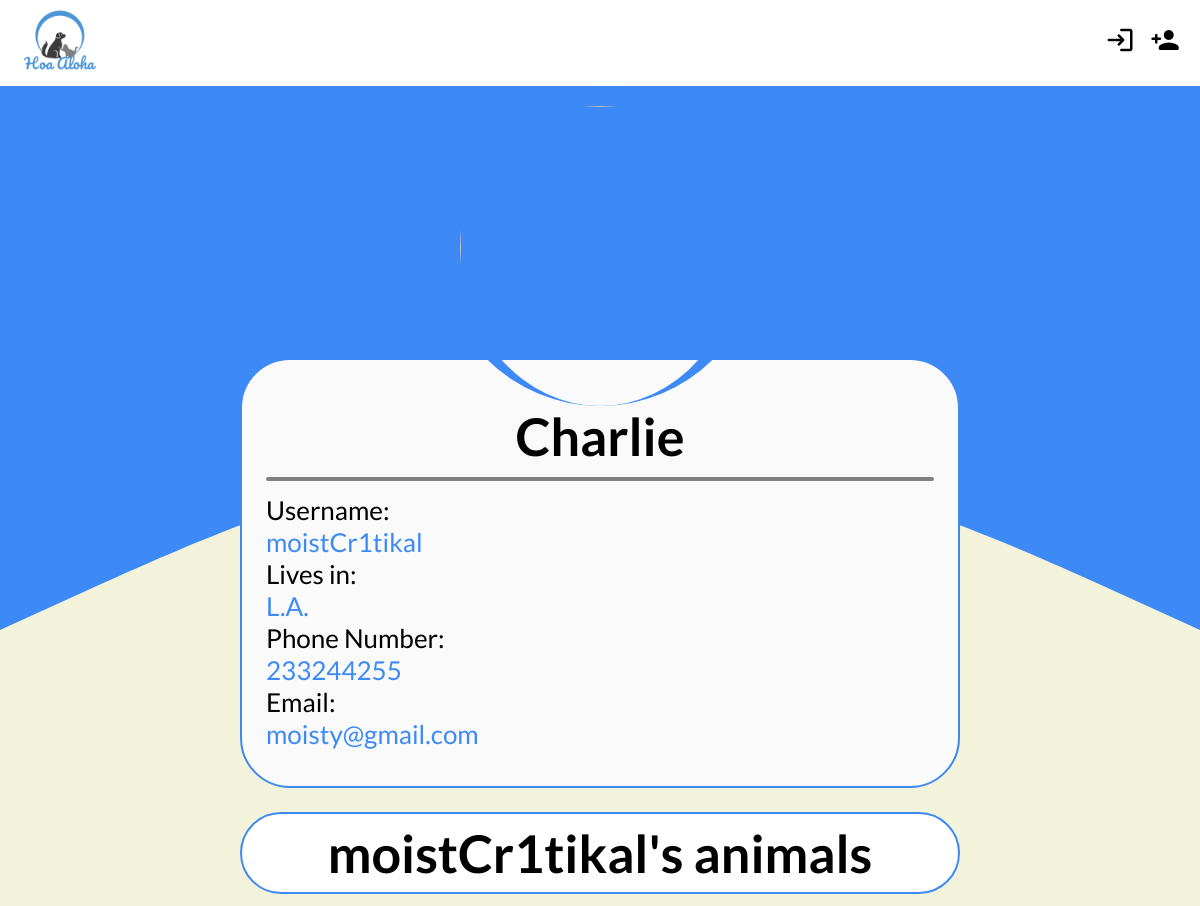
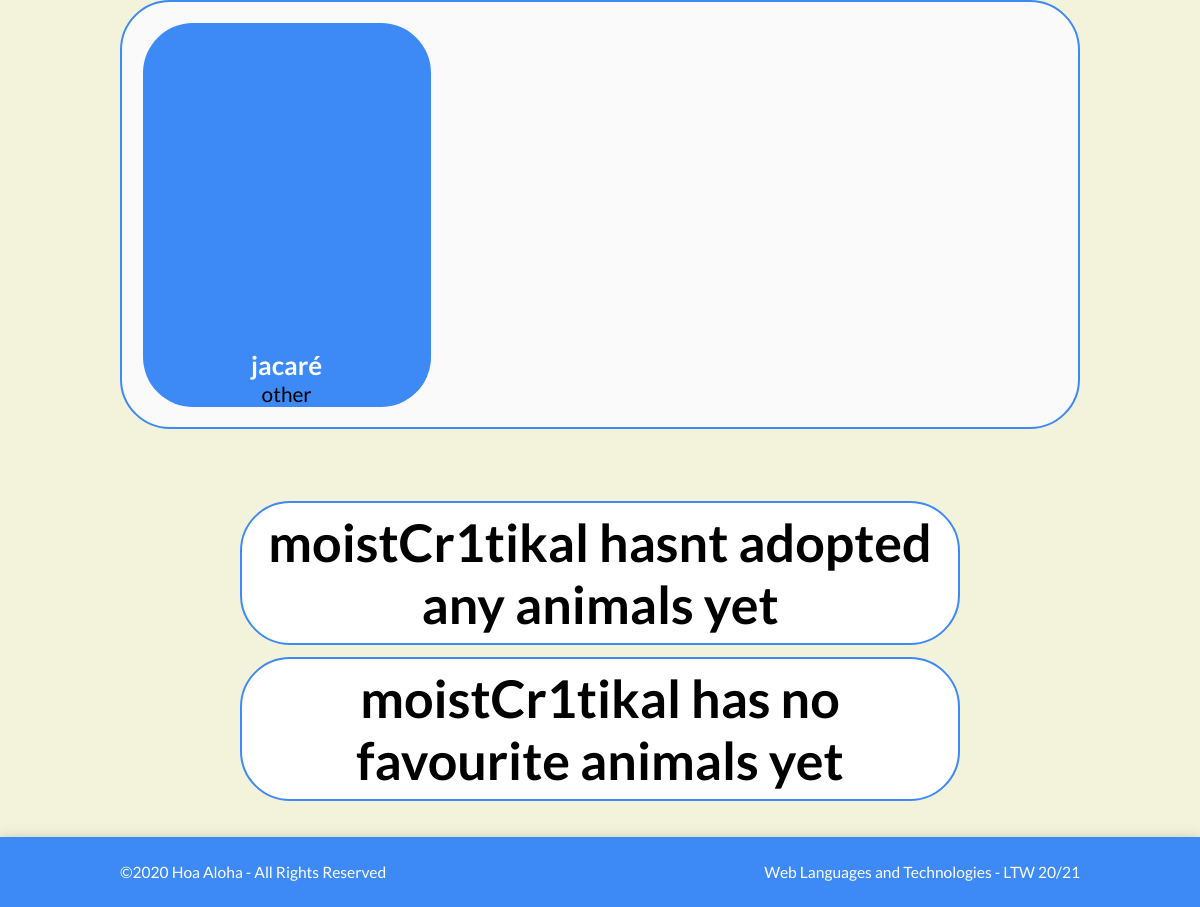
Page /pages/profile.php?username=moistCr1tikal on the committed database (2 pictures, top to bottom).
### tables this page shows
CREATE TABLE UserPhotos(
	idUser         	INTEGER REFERENCES UserEntities(id) ON DELETE CASCADE,
	idPhoto        	INTEGER REFERENCES Photos(id) ON DELETE CASCADE,
	PRIMARY KEY 	(idUser,idPhoto)
);

CREATE TABLE UserEntities (
	id              INTEGER PRIMARY KEY AUTOINCREMENT,
	name            VARCHAR(255) NOT NULL,
    username        VARCHAR(255) UNIQUE,
    password        VARCHAR(255) NOT NULL,
	location     	VARCHAR(255) NOT NULL,
	phoneNumber		INT NOT NULL,
	email           VARCHAR(255) NOT NULL
);

CREATE TABLE Topics(
	id 				INTEGER PRIMARY KEY,
    idUserEntity    INTEGER NOT NULL REFERENCES UserEntities(id) ON DELETE CASCADE,
    idPet           INTEGER NOT NULL UNIQUE REFERENCES Pets(id) ON DELETE CASCADE,
	description     VARCHAR(255) NOT NULL,
	data            DATATIME NOT NULL
);

CREATE TABLE Pets(
	id          INTEGER PRIMARY KEY AUTOINCREMENT,
	name        VARCHAR(255) NOT NULL,
	species   	VARCHAR(255) NOT NULL,
	breed       VARCHAR(255) NOT NULL,
	weight      FLOAT,
	color 	    VARCHAR(255) NOT NULL,
	dimension   VARCHAR(255) NOT NULL,
	gender		VARCHAR(255) NOT NULL,
	age			INTEGER NOT NULL
);

### database/db_user.php (called while the page is built, shortened)
<?php
  function getUser($username){
    $db = Database::instance()->db();
    $stmt = $db->prepare('SELECT * FROM UserEntities INNER JOIN UserPhotos ON UserEntities.id = UserPhotos.idUser WHERE username = ?');
    $stmt->execute(array($username));
    return $stmt->fetch();
  }
?>

### database/db_animal.php (called while the page is built, shortened)
<?php
  function getAnimal($id) {
    $db = Database::instance()->db();
    $stmt = $db->prepare('SELECT * FROM Pets INNER JOIN PetPhotos ON Pets.id = PetPhotos.idPet WHERE id = ?');
    $stmt->execute(array($id));
    return $stmt->fetchAll();
  }
?>

### database/db_topic.php (called while the page is built, shortened)
<?php
  function getTopicsPostedByUser($idUser){
    $db = Database::instance()->db();
    $stmt = $db->prepare('SELECT DISTINCT * FROM Topics WHERE Topics.idUserEntity = ?');
    $stmt->execute(array($idUser));
    return $stmt->fetchAll();
  }
?>

### database/db_proposal.php (called while the page is built, shortened)
<?php
    function isAnimalAdopted($idPet){
        $db = Database::instance()->db();
        $stmt = $db->prepare('SELECT Proposals.* FROM Proposals, Topics WHERE Proposals.idTopic = Topics.id AND Topics.idPet = ?');
        $stmt->execute(array($idPet));
        $results = $stmt->fetchAll();
        foreach($results as &$result){
            $status = $result['status'];
        }
        return false;
    }
?>

### templates/tpl_profile.php (the view, shortened to what this page needs)
<?php function draw_profile($user){
?>
<div class="profile-page-complete">
    <div class="profile-container">
        <div class="user-photo">
            <img src="../database/db_link_image.php?id=<?php echo $user['idPhoto'];?>" width="200" height="200">
        </div>
        <div class="user-card">
            <div class="user-title">
                <div class="user-name"> <h1><?=htmlentities($user['name'])?></h1> </div>
            </div>
            <hr>
            <div class= "user-information">
                <div class="user-username"> <h4>Username:</h4> <?=$user['username'] ?> </div>
                <div class="user-location"> <h4>Lives in:</h4> <?=htmlentities($user['location'])?> </div>
                <div class="user-contacts">
                    <div class="user-phone"> <h4>Phone Number:</h4> <?=htmlentities($user['phoneNumber'])?></div>
                    <div class="user-email"> <h4>Email:</h4> <?=htmlentities($user['email'])?> </div>
                </div>
            </div>
        </div>
    </div>
<?php } ?>
<?php function start_profile_animals_up_for_adoption_div($username, $is_own_profile, $n_topics){
?>
    <?php
        $string = $is_own_profile ?
            ($n_topics > 0 ? 'Your animals up for adoption' : 'You have no animals registered yet. <a href=../pages/add_animal.php>Lets change that!</a>') :
            ($n_topics > 0 ? $username . chr(39) . 's animals' : $username . ' has no animals registered yet');
    ?>
    <div class="profile-animals-title-container">
        <h1><?= $string ?></h1>
    </div>
    <?php
        if ($n_topics > 0){
    ?>
    <div class="profile-animals-ext-container">
        <div class="profile-animals-container">
    <?php
        }
    ?>
<?php } ?>
<?php function end_profile_animals_up_for_adoption_div($n_topics){
?>
    <?php if($n_topics > 0){ ?>
            </div>
        </div>
    <?php } ?>
<?php } ?>
<?php function start_profile_animals_adopted_div($username, $is_own_profile, $n_topics){
?>
    <?php
        $string = $is_own_profile ?
            ($n_topics > 0 ? 'The animals you have adopted' : 'You havent adopted any animals yet...') :
            ($n_topics > 0 ? $username . chr(39) . 's adopted animals' : $username . ' hasnt adopted any animals yet');
    ?>
    <div class="profile-adopted-title-container">
        <h1><?= $string ?></h1>
    </div>
<?php } ?>
<?php function start_profile_favourites_div($username, $is_own_profile, $n_favourites){
?>
    <?php
        $string = $is_own_profile ?
            ($n_favourites > 0 ? 'Your favourite animals' : 'You have no favourite animals yet') :
            ($n_favourites > 0 ? $username . chr(39) . 's favourite animals' : $username . ' has no favourite animals yet');
    ?>
    <div class="profile-favourites-title-container">
        <h1><?= $string ?></h1>
    </div>
<?php } ?>
<?php function end_profile_favourites_div($n_favourites){
?>
    </div>
<?php } ?>

### pages/profile.php (shortened to what this page needs)
<?php
  include_once('../templates/tpl_common.php');
  include_once('../templates/tpl_profile.php');
  include_once('../templates/tpl_topic.php');
  include_once("../database/db_user.php");
  include_once("../database/db_animal.php");
  include_once("../database/db_topic.php");
  include_once("../database/db_proposal.php");
  $username = $_GET['username'];
  $profile = getUser($username);
  $topicsPosted = getTopicsPostedByUser($profile['id']);
  $topicsAdopted = getTopicsAdoptedByUser($profile['id']);
  $usersFavourites = getUsersFavourites($profile['id']);
  draw_profile($profile);
  start_profile_animals_up_for_adoption_div($username, (@$_SESSION['username'] == $username), count($topicsPosted));
  foreach($topicsPosted as &$thisPosted) {
    if ($thisPosted != null) {
      $animal = getAnimal($thisPosted['idPet']);
      $isAdopted = isAnimalAdopted($thisPosted['idPet']);
      if ($animal != null && !$isAdopted) draw_topic_in_profile($thisPosted['id'], $animal);
    }
  }
  end_profile_animals_up_for_adoption_div(count($topicsPosted));
  start_profile_animals_adopted_div($username, (@$_SESSION['username'] == $username), count($topicsAdopted));
  start_profile_favourites_div($username, (@$_SESSION['username'] == $username), count($usersFavourites));
  end_profile_favourites_div(count($usersFavourites));
  ?>

### templates/tpl_topic.php (shortened to what this page needs)
<?php function draw_topic_in_profile($id, $animal){
?>
    <li>
      <div class="profile-animal-container" >
        <a href="../pages/topic.php?id=<?=$id?>">
          <div class="animal-photo" style="background-image: url(../database/db_link_image.php?id=<?php echo $animal[0]['idPhoto'];?>);">
          </div>
          <div class="animal-text">
            <div class="animal-name"><?=htmlentities($animal[0]['name'])?></div>
            <div class="animal-species"><?=$animal[0]['species']?></div>
          </div>
        </a>
      </div>
    </li>
<?php } ?>

### css/style.css (style rules this page uses)
* { box-sizing: border-box; margin: 0; padding: 0; list-style: none; text-decoration: none; font-family: Lato; }
:root { font-size: 26px; --login-blue: #3d8af7; --login-blue-a: rgba(61, 138, 247, 0.8); --login-blue-soft: rgb(90, 159, 255); --info-field-text: #384dc3; }
body { color: black; background-color: white; margin: 0 auto; padding: 0; display: flex; flex-direction: column; }
.animal-page-complete, .profile-page-complete { background-color: #f3f2da; width: 100%; padding-bottom: 2%; }
.animal-container, .profile-container { display: block; position: relative; width: 100%; }
.animal-photo img, .profile-container .user-photo img { display: block; position: relative; margin: 0 auto -4%; border-radius: 100%; border-top-style: solid; border-right-style: solid; border-left-style: solid; border-width: 20px; border-color: var(--login-blue); min-width: 30vh; min-height: 30vh; width: 400px; height: 400px; max-width: 40vh; max-height: 40vh; z-index: 1; }
.animal-card, .user-card { position: relative; color: var(--login-blue); margin-left: 20%; margin-right: 20%; padding: 1% 2% 3% 2%; box-sizing: border-box; border-radius: 10px; background-color: rgb(250, 250, 250); border-style: solid; border-color:var(--login-blue); border-radius: 50px; border-width: 2px; }
.user-card h4, .animal-stat h4 { color: black; font-weight: normal; }
.profile-page-complete { background-color:#f3f2da; padding-bottom: 2%; }
.user-card .user-title { display: flex; justify-content: center; }
.user-card .user-name, .user-card .edit-profile { position: relative; color: black; padding: 5% 0 3px 0; text-align: center; }
.profile-container .user-card hr { margin-bottom: 2%; margin-top: 1%; border-radius: 10px; border-style: solid; border-width: 2px; border-color: gray; background-color:gray; }
.profile-animals-title-container, .profile-adopted-title-container { color: white; text-align: center; width: 100%; margin-bottom: 1%; display: flex; justify-content: center; }
.profile-animals-title-container { margin-top: 2%; }
.profile-animals-title-container h1, .profile-adopted-title-container h1 { width: 60%; border-style: solid; border-color:var(--login-blue); border-radius: 50px; border-width: 2px; background-color: white; color: black; padding: 1vh; }
.profile-animals-ext-container, .profile-adopted-ext-container { width: 100%; display: flex; justify-content: center; margin-bottom: 9vh; }
.profile-animals-container, .profile-adopted-container { border-style: solid; border-color:var(--login-blue); border-radius: 50px; border-width: 2px; background-color: rgb(250, 250, 250); width: 80%; display: grid; grid-template-columns: 1fr 1fr 1fr; padding: 1vh; }
.profile-animal-container { margin: 4%; border-radius: 50px; min-height: 40vh; -webkit-transition: 0.3s ease-in-out, -webkit-transform 0.3s ease-in-out; -moz-transition: 0.3s ease-in-out, -moz-transform 0.3s ease-in-out; transition: all 0.3s ease-in-out, transform 0.3s ease-in-out, ; background-color: var(--login-blue); }
.profile-animal-container .animal-photo { width: 100%; height: 40vh; background-repeat: no-repeat; background-size: cover; border-top-left-radius: 45px; border-top-right-radius: 45px; }
.profile-animal-container .animal-text { padding-top: 2%; height: 8vh; text-align: center; color: white; display: flex; flex-direction: column; align-items: center; justify-content: flex-start; }
.profile-animal-container .animal-text .animal-name { color: white; font-weight: bold; font-size: 100%; transition: ease-out 0.5s; }
.profile-animal-container .animal-text .animal-species { color: black; font-size: 80%; transition: ease-out 0.5s;; }
.profile-favourites-title-container { color: white; text-align: center; width: 100%; margin-bottom: 1%; display: flex; justify-content: center; }
.profile-favourites-title-container h1 { width: 60%; border-style: solid; border-color:var(--login-blue); border-radius: 50px; border-width: 2px; background-color: white; color: black; padding: 1vh; }

### rows in the picture
userphotos: idUser.name "Charlie", idUser.username "moistCr1tikal", idUser.location "L.A.", idUser.phoneNumber "233244255", idUser.email "moisty@gmail.com"
topics: idPet.name "jacaré", idPet.species "other"

### other values in the picture
$username "moistCr1tikal"
chr(39) "'"
$string "moistCr1tikal hasnt adopted any animals yet"
$string "moistCr1tikal has no favourite animals yet"
